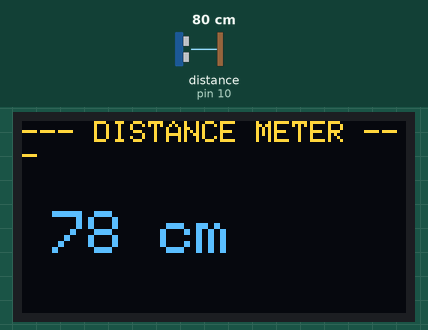
Simulated run of this program. Board: Arduino Uno, built with avr-gcc and run on an emulated ATmega328P. Shown: 128×64 one-colour display. Wiring (inferred from the names in the program): ultrasonic range finder: trigger pin 9; echo pin 10. The test bench sets the inputs (shaded band); at power-on: distance to the obstacle (sensor on pin 10) 80 cm. The echo pulse lasts 58.3 µs per cm; the OLED is the two-colour kind (top 16 rows yellow); what the program prints to the serial monitor is not drawn.

Above: at 3.2 s.
3.3 s: distance to the obstacle (sensor on pin 10) set to 2 cm
At 4.4 s:
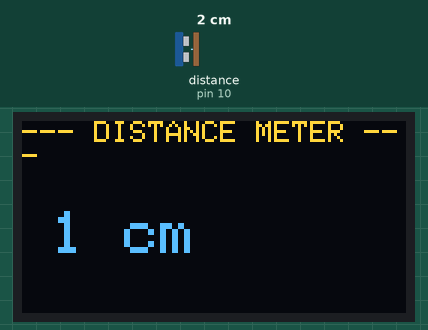
4.9 s: distance to the obstacle (sensor on pin 10) set to 4 cm
At 6.2 s:
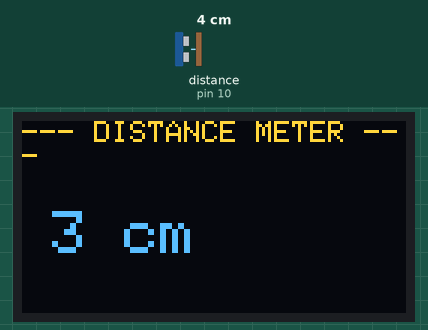
6.5 s: distance to the obstacle (sensor on pin 10) set to 299 cm
At 7.5 s:
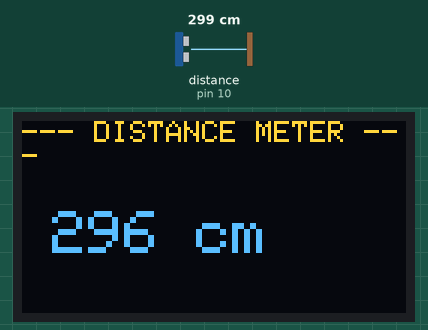
Timing chart, 0 to 9.5 s (numbered marks = the images above; inputs shaded):
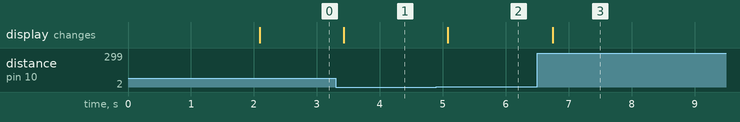

Measured:
- after the input at 3.3 s, the display: changes after 0.13 s (image 1)
- after the input at 4.9 s, the display: changes after 0.18 s (image 2)
- after the input at 6.5 s, the display: changes after 0.24 s (image 3)

The program:

main.cpp
```cpp
#include <SPI.h>
#include <Wire.h>
#include <Adafruit_GFX.h>
#include <Adafruit_SSD1306.h>

// OLED display TWI/I2C configuration
#define SCREEN_WIDTH 128
#define SCREEN_HEIGHT 64
#define OLED_RESET    -1 // Reset pin shared with Arduino reset pin
#define SCREEN_ADDRESS 0x3C /// Find your OLED I2C address (usually 0x3C or 0x3D)

Adafruit_SSD1306 display(SCREEN_WIDTH, SCREEN_HEIGHT, &Wire, OLED_RESET);

// Ultrasonic Sensor Pins
const int trigPin = 9;
const int echoPin = 10;

// Variables for calculation
long duration;
int distance;

void setup() {
  // Initialize Serial Monitor for debugging
  Serial.begin(9600);

  // Define pin modes for the sensor
  pinMode(trigPin, OUTPUT);
  pinMode(echoPin, INPUT);

  // Initialize the OLED display
  if(!display.begin(SSD1306_SWITCHCAPVCC, SCREEN_ADDRESS)) {
    Serial.println(F("SSD1306 allocation failed"));
    for(;;); // Don't proceed, loop forever
  }

  // Clear the buffer and present startup text
  display.clearDisplay();
  display.setTextSize(1);
  display.setTextColor(SSD1306_WHITE);
  display.setCursor(15, 20);
  display.println("Initializing...");
  display.display();
  delay(2000);
}

void loop() {
  // Clear the trigger pin
  digitalWrite(trigPin, LOW);
  delayMicroseconds(2);

  // Set the trigger pin HIGH for 10 microseconds to send pulse
  digitalWrite(trigPin, HIGH);
  delayMicroseconds(10);
  digitalWrite(trigPin, LOW);

  // Read the echo pin bounce duration in microseconds
  duration = pulseIn(echoPin, HIGH);

  // Calculate the distance in centimeters
  // Speed of sound wave divided by 2 (go and back)
  distance = duration * 0.034 / 2;

  // Print results to Serial Monitor for verification
  Serial.print("Distance: ");
  Serial.print(distance);
  Serial.println(" cm");

  // Refresh and update the OLED Display
  display.clearDisplay();

  // Draw header block
  display.setTextSize(1);
  display.setCursor(0, 0);
  display.println("--- DISTANCE METER ---");

  // Display the actual numeric reading
  display.setTextSize(2); // Larger font size for reading
  display.setCursor(10, 30);
  display.print(distance);
  display.print(" cm");

  // Push the data to the physical screen
  display.display();

  // Wait 300 milliseconds before taking the next reading
  delay(300);
}
```
